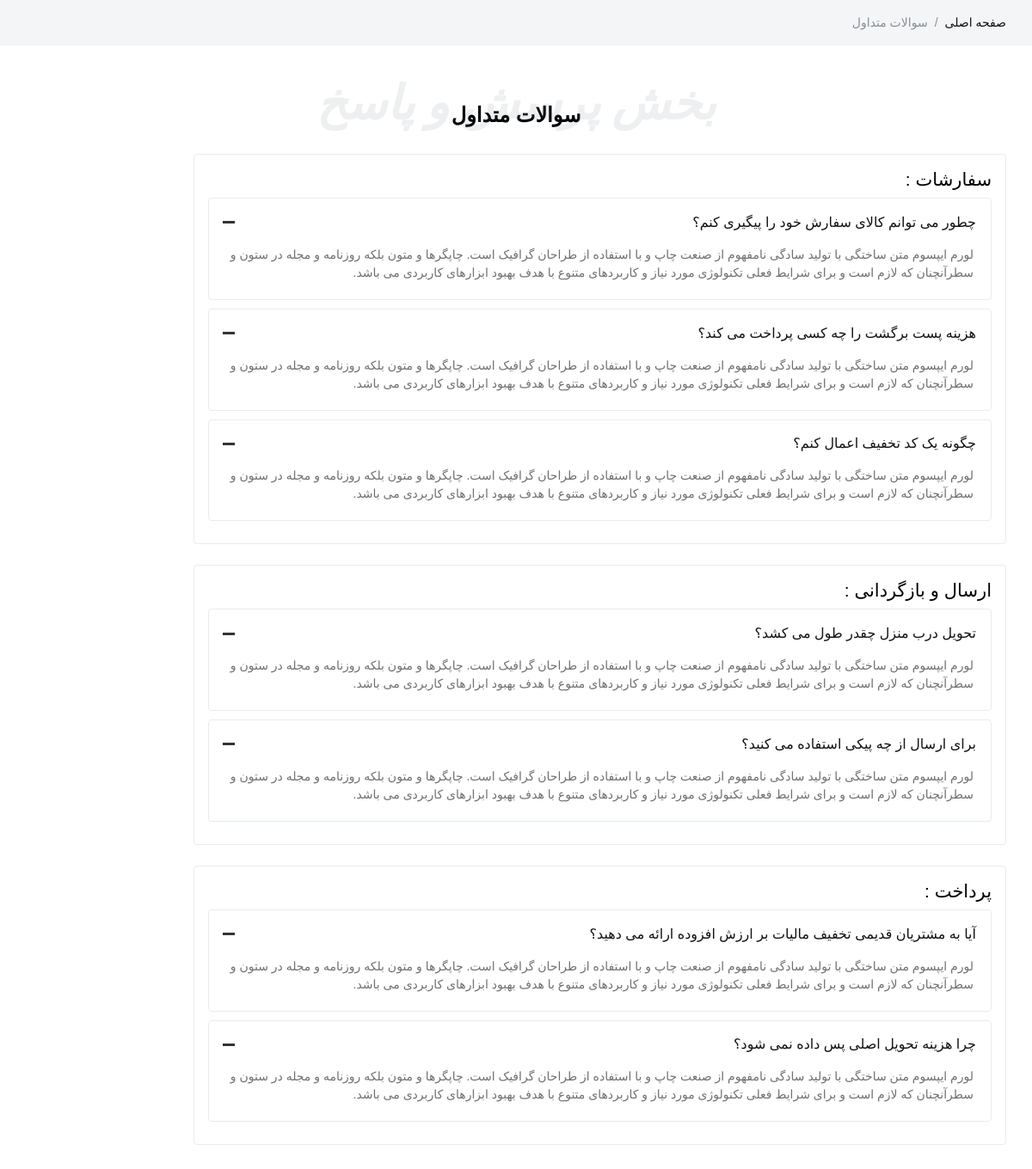
/question-common, run on the app's committed database.
### site_setting/models.py (models this page shows, shortened)
class QuestionCommonGroup(models.Model):
    title = models.CharField(max_length=200, verbose_name='عنوان')
    class Meta:
        verbose_name = 'دسته بندی سوالات متداول'
        verbose_name_plural = 'دسته بندی های سوالات متداول'

class QuestionCommon(models.Model):
    question = models.CharField(max_length=200, verbose_name='سوال')
    response = models.TextField(verbose_name='پاسخ')
    question_common_group = models.ForeignKey(to=QuestionCommonGroup, null=True, blank=True, on_delete=models.CASCADE, verbose_name='دسته بندی')
    is_active = models.BooleanField(default=True, verbose_name='فعال / غیرفعال')
    class Meta:
        verbose_name = 'سوال متداول'
        verbose_name_plural = 'سوالات متداول'

### base/views.py (the view)
# urls.py: path('question-common', views.question_common_view, name='question_common_page_view'),
def question_common_view(request: HttpRequest):
    question_common_group = QuestionCommonGroup.objects.all()
    context = {
        'question_common_group': question_common_group,
    }
    return render(request, 'base/questions-common.html', context=context)

### base/templatetags/layout_items.py (called while the page is built)
@register.inclusion_tag('base/site-login-component.html', takes_context=True)
def site_login_component(context):
    login_form = LoginForm()
    return {
        'login_form': login_form,
        'context': context
    }

### base/templates/base/questions-common.html (shortened to what this page needs)
{% extends 'shared/layout.html' %}
{% load static %}
{% block content %}
    <div class="gray py-3">
        <div class="container">
            <div class="row">
                <div class="colxl-12 col-lg-12 col-md-12">
                    <nav aria-label="breadcrumb text-right">
                        <ol class="breadcrumb">
                            <li class="breadcrumb-item"><a href="{% url 'home_page_view' %}">صفحه اصلی</a></li>
                            <li class="breadcrumb-item active" aria-current="page">سوالات متداول</li>
                        </ol>
                    </nav>
                </div>
            </div>
        </div>
    </div>
    <section class="middle">
        <div class="container">
            <div class="row justify-content-center">
                <div class="col-xl-12 col-lg-12 col-md-12 col-sm-12">
                    <div class="sec_title position-relative text-center">
                        <h2 class="off_title">بخش پرسش و پاسخ</h2>
                        <h3 class="ft-bold pt-3">سوالات متداول</h3>
                    </div>
                </div>
            </div>
            <div class="row align-items-center justify-content-between">
                <div class="col-xl-10 col-lg-11 col-md-12 col-sm-12">
                    {% for group in question_common_group %}
                        <div class="d-block position-relative border rounded py-3 px-3 mb-4">
                            <h4 class="ft-medium">{{ group.title }} :</h4>
                            <div id="accordion_{{ group.id }}" class="accordion">
                                {% for question in group.questioncommon_set.all %}
                                    <div class="card">
                                        <div class="card-header" id="h{{ question.id }}">
                                            <h5 class="mb-0">
                                                <button class="btn btn-link" data-toggle="collapse" data-target="#ord{{ question.id }}"
                                                        aria-expanded="true" aria-controls="ord{{ question.id }}">
                                                    {{ question.question }}
                                                </button>
                                            </h5>
                                        </div>
                                        <div id="ord{{ question.id }}" class="collapse show" aria-labelledby="h{{ question.id }}"
                                             data-parent="#accordion_{{ group.id }}">
                                            <div class="card-body">
                                                {{ question.response }}
                                            </div>
                                        </div>
                                    </div>
                                {% endfor %}
                            </div>
                        </div>
                    {% endfor %}
                </div>
            </div>
        </div>
    </section>
{% endblock %}

### templates/shared/layout.html (shortened to what this page needs)
{% load layout_items %}
{% load render_partial %}
{% load static %}
<!DOCTYPE html>
<html lang="fa" dir="rtl">
<head>
    <link href="{% static 'css/styles.css' %}" rel="stylesheet">
</head>
<body>
{% block content %}{% endblock %}
</body>
</html>

### base/templates/base/site-login-component.html (shortened to what this page needs)
{% load layout_items %}
{% load static %}

### templates/shared/footer-references.html (shortened to what this page needs)
{% load static %}

### data on the page
QuestionCommonGroup: title "سفارشات"
QuestionCommon: question "چطور می توانم کالای سفارش خود را پیگیری کنم؟", response "لورم ایپسوم متن ساختگی با تولید سادگی نامفهوم از صنعت چاپ و با استفاده از طراحان گرافیک است. چاپگرها و متون بلکه روزنامه و مجله در ستون و سطرآنچنان که لازم است و برای شرایط فعلی تکنولوژی مورد نیاز و کاربردهای متنوع با هدف بهبود ابزارهای کاربردی می باشد."
QuestionCommon: question "هزینه پست برگشت را چه کسی پرداخت می کند؟", response "لورم ایپسوم متن ساختگی با تولید سادگی نامفهوم از صنعت چاپ و با استفاده از طراحان گرافیک است. چاپگرها و متون بلکه روزنامه و مجله در ستون و سطرآنچنان که لازم است و برای شرایط فعلی تکنولوژی مورد نیاز و کاربردهای متنوع با هدف بهبود ابزارهای کاربردی می باشد."
QuestionCommon: question "چگونه یک کد تخفیف اعمال کنم؟", response "لورم ایپسوم متن ساختگی با تولید سادگی نامفهوم از صنعت چاپ و با استفاده از طراحان گرافیک است. چاپگرها و متون بلکه روزنامه و مجله در ستون و سطرآنچنان که لازم است و برای شرایط فعلی تکنولوژی مورد نیاز و کاربردهای متنوع با هدف بهبود ابزارهای کاربردی می باشد."
QuestionCommonGroup: title "ارسال و بازگردانی"
QuestionCommon: question "تحویل درب منزل چقدر طول می کشد؟", response "لورم ایپسوم متن ساختگی با تولید سادگی نامفهوم از صنعت چاپ و با استفاده از طراحان گرافیک است. چاپگرها و متون بلکه روزنامه و مجله در ستون و سطرآنچنان که لازم است و برای شرایط فعلی تکنولوژی مورد نیاز و کاربردهای متنوع با هدف بهبود ابزارهای کاربردی می باشد."
QuestionCommon: question "برای ارسال از چه پیکی استفاده می کنید؟", response "لورم ایپسوم متن ساختگی با تولید سادگی نامفهوم از صنعت چاپ و با استفاده از طراحان گرافیک است. چاپگرها و متون بلکه روزنامه و مجله در ستون و سطرآنچنان که لازم است و برای شرایط فعلی تکنولوژی مورد نیاز و کاربردهای متنوع با هدف بهبود ابزارهای کاربردی می باشد."
QuestionCommonGroup: title "پرداخت"
QuestionCommon: question "آیا به مشتریان قدیمی تخفیف مالیات بر ارزش افزوده ارائه می دهید؟", response "لورم ایپسوم متن ساختگی با تولید سادگی نامفهوم از صنعت چاپ و با استفاده از طراحان گرافیک است. چاپگرها و متون بلکه روزنامه و مجله در ستون و سطرآنچنان که لازم است و برای شرایط فعلی تکنولوژی مورد نیاز و کاربردهای متنوع با هدف بهبود ابزارهای کاربردی می باشد."
QuestionCommon: question "چرا هزینه تحویل اصلی پس داده نمی شود؟", response "لورم ایپسوم متن ساختگی با تولید سادگی نامفهوم از صنعت چاپ و با استفاده از طراحان گرافیک است. چاپگرها و متون بلکه روزنامه و مجله در ستون و سطرآنچنان که لازم است و برای شرایط فعلی تکنولوژی مورد نیاز و کاربردهای متنوع با هدف بهبود ابزارهای کاربردی می باشد."
